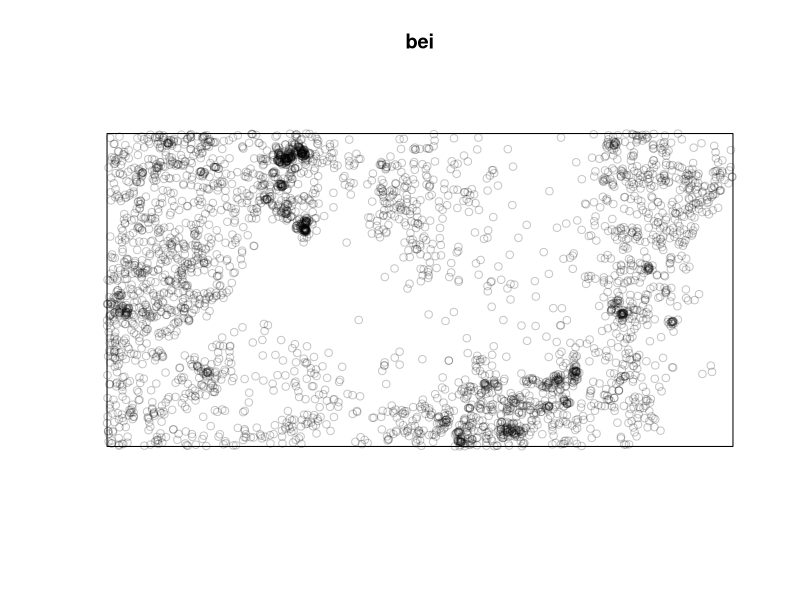
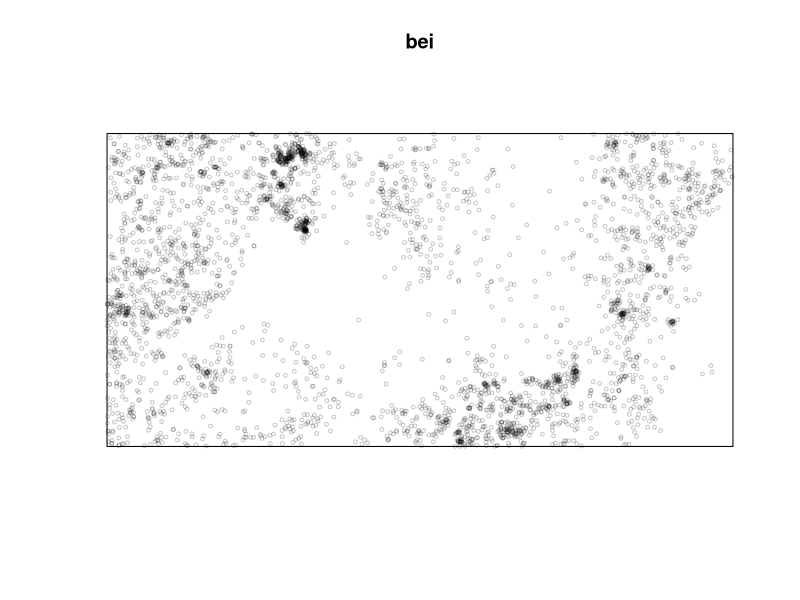
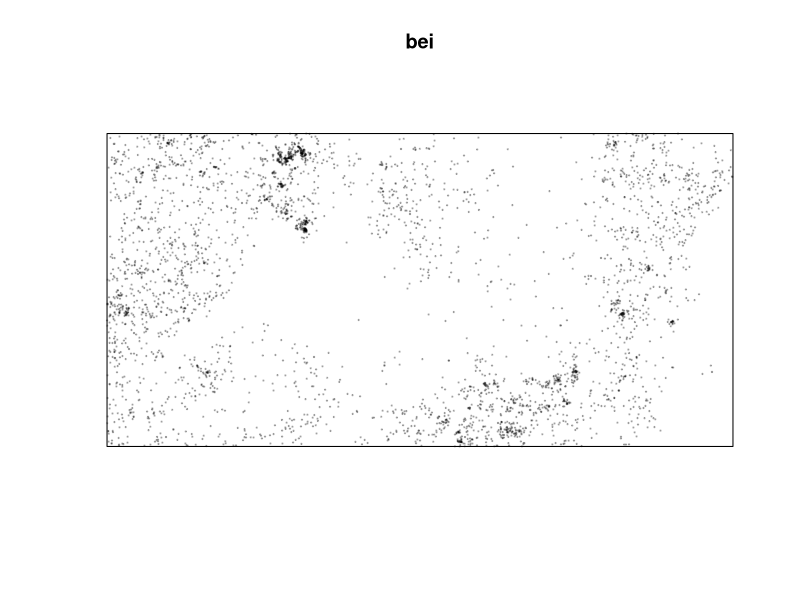
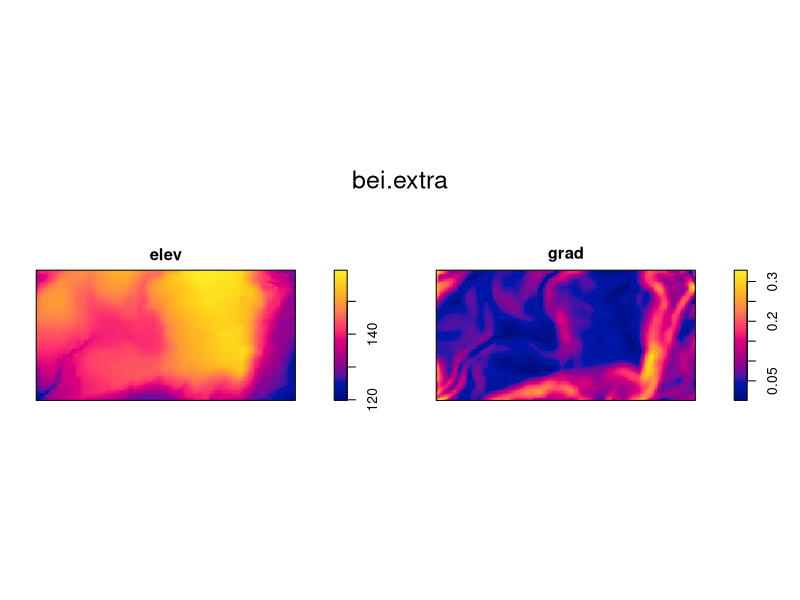
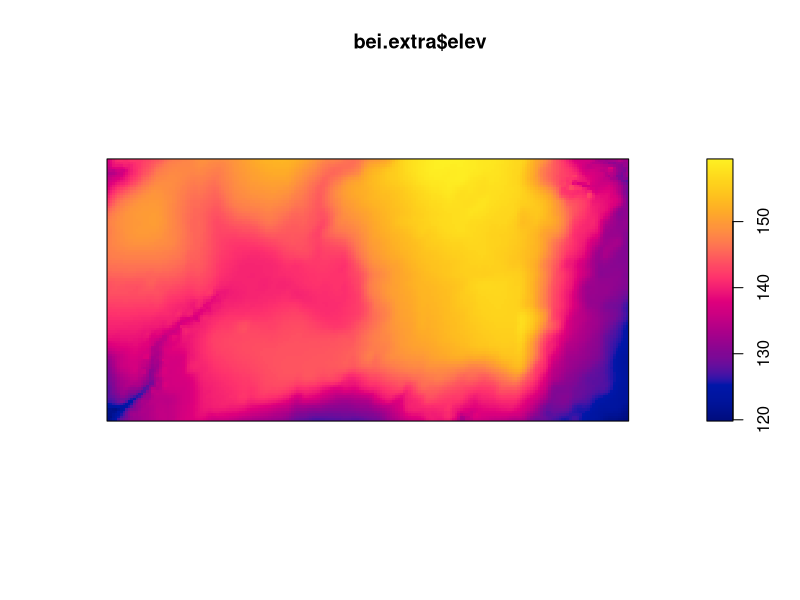
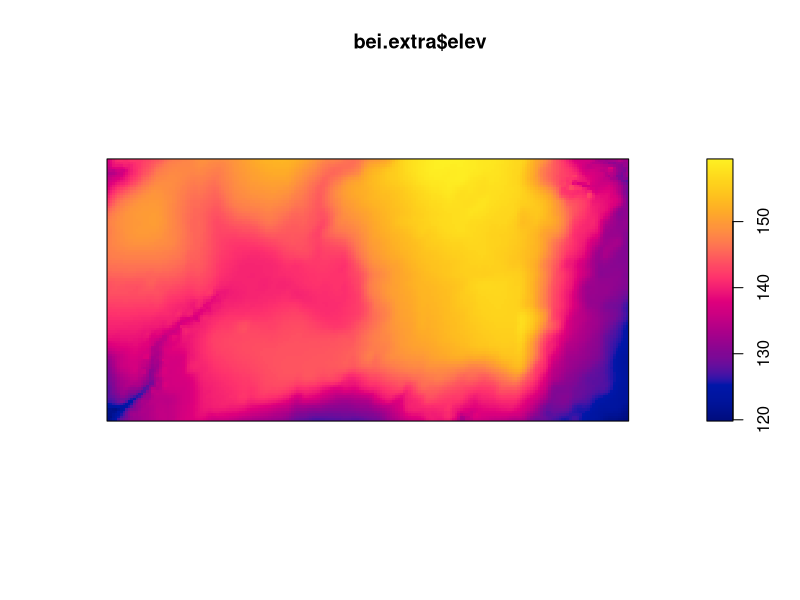
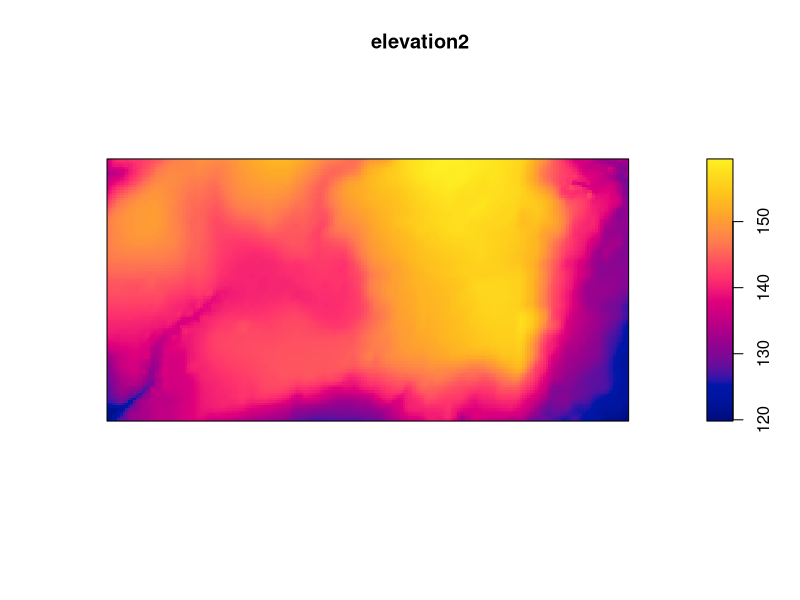
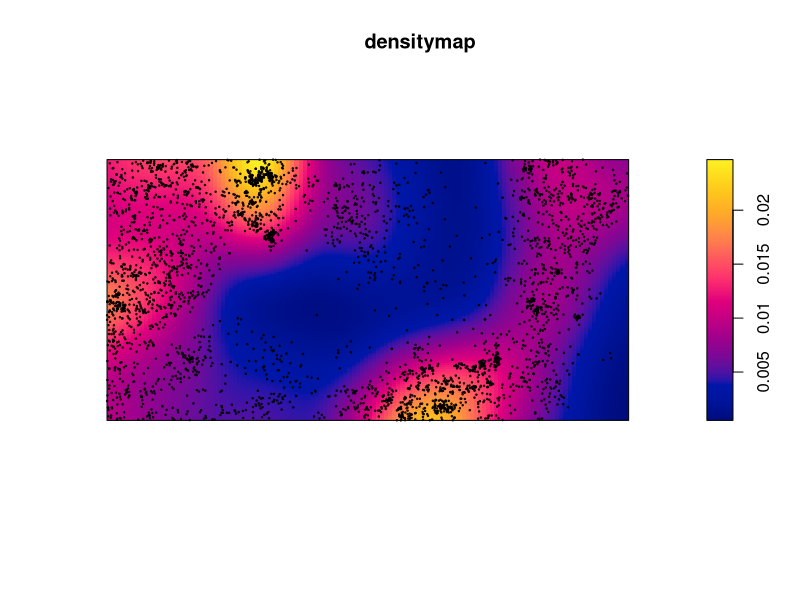

Source code (R) for these figures, in order: (Note: this script raises an error after producing the figures.)
# Codes related to POPULATION GROWTH

# Let's install spatstat, which allows us to make a SPATIAL POINT PATTERN ANALISYS

install.packages("spatstat") # QUOTES are needed to protect the package we want to install which is outside R

#the function library(spatstat) is used to check if the package has already been installed
library(spatstat)

# we are using data in Markdown, which is  outside R, in order to previously understand how they work

#DATA DESCRIPTION
# Let's use some datasets provided by spatstat, like BEI DATA 
#(The dataset bei gives the positions of 3605 trees of the species Beilschmiedia pendula (Lauraceae) in a 1000 by 500 metre rectangular sampling region in the tropical rainforest of Barro Colorado Island. )

# PLOTTING  DATA FROM SPATSTAT (see what it represents)
plot(bei) 
# as the points are too big for this area, we'll change their shame

# CHANGING DATA DIMENSION - cex
plot(bei,cex=.5)

# why are the trees clumbed in some area?

#CHANGING THE SYMBOL  - pch
plot(bei,cex=.2,pch=19) #search the number of R symbols on the internet

#ADDITIONAL DATASETS
bei.extra # it has two variables: elevation (elev) and gradient (grad). They allow to understand the distribution of bei datas

plot(bei.extra) #here we have the raster file =! vector file

# Let's use only part of the dataset: elev
bei.extra$elev  #$ sign links elevation to the dataset
plot(bei.extra$elev) 
elevation <- plot(bei.extra$elev)  #elevation has been assignet to an homonimous object, simple to find

#second method to select elements
bei.extra[1] #take the fist element, so it's another way to isolate elevation
elevation2 <- bei.extra[[1]]
plot(elevation2)

# INTERPOLATION: passing from points to a continuous surface 
densitymap<-density(bei) #the densitymap gives us info about the distribution of pixel
plot(densitymap)

#Let's overlap  bei points to the densitymap
points(bei, cex=.2)

#Avoid pictures with a combination of blue, green and red colors as daltonic people can't see them

#Let's change the colors
cl <- colorRampPalette(c("black", "red", "orange", "yellow"))(100) #R is capital letters sensitive!!!
#100 represents the different colors that can be present between the colors chosen
plot(densitymap, col=cl)

#Use yellow colour in a proper way, cause it's the most impacting one

#the quality is much worse if we put a smaller number, like
cl <- colorRampPalette(c("black", "red", "orange", "yellow"))(4) #R is capital letters sensitive!!!
#100 represents the different colors that can be present between the colors chosen
plot(densitymap, col=cl)

# MULTIFRAME (shows different plots at the same time)
par(mfrow=c(1,2)) #1 row and 2 columns, and they're part of an array
# and then the two plots 
plot(densitymap)
plot(elev)

par(mfrow=c(2,1)) #2 rows and 1 column, and they're part of an array
# and then the two plots 
plot(densitymap)
plot(elev)
